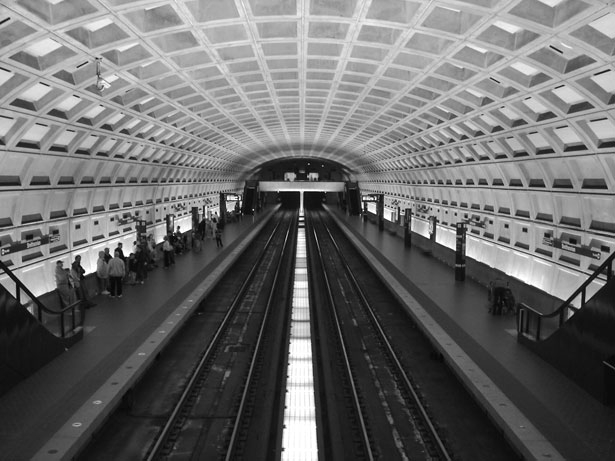
#> input picture Python/Python_Codes/tutorials/Numpy_Tutorial_SciPyConf_2019_master/exercises/filter_image/dc_metro.png, 615 x 461 px
$ python numpy_tutorial.py
#> lines starting #> are read from the running program, lines starting #| are printed output that depends on the picture

##################################################################################
# Numpy Tutorial-Scipy2019
import pandas as pd
import numpy as np
import seaborn as sns
import numba
import matplotlib.pyplot as plt
from matplotlib.cbook import get_sample_data
import random
#import cv2
# from sklearn import linear_model
import sklearn as skl
#create np array- all data in array must be of same type
a=np.array([1,2,3,4])
type(a)
a.dtype

a[0]
a[1]

# assign new value
a[0]=10
#assign float number in integer array
a[0]=12.6 # doesn't round off

# Dimensionality of array
a.ndim
# shape gives rows and columns of array
a.shape
# size gives total number of elements in array
a.size
# numpy arrays gives elementwise operations of array
d=np.array([56,57,58,59])
a+d
d/a
d*a
d**a
a*10
a**5

# Universal functions(ufunc)
np.sin(a)
# Multidimensional array
a=np.array([[0,1,2,3],[5,6,7,8]])
b=np.array([[0,1,2,3],[5,6,7,8],["a","b","c","d"]])
# b is 2D array here
b.ndim
b.shape
b.size
# Accessing particular element of array
b[2,3]
b[2,3]="good"
# Access to all columns of particular row in array
b[2]

# slicing an array
a1=np.array([10,11,12,13,14,15])
a1[2:4]
a1[0:-2]
a1[-4:3]

# grab first three elements
a1[:3]
# grab last two elements
a1[-2:]
# goes from start to end with stride of 2
a1[::2] # var[lower:upper:step]

a2=np.array([range(0,6),range(11,17),range(50,56),range(100,106)])
a2[1:,4:]
a2[:,5]
a2[::2,::2]

a1=np.arange(25).reshape(5,5)
red=a1[:,[1,3]] # OR
red=a1[:,1::2]
yellow=a1[-1,:]
blue=a1[1::2,:3:2]

# slicing doesn't create new array, it only looks at particular part of array
b1=a1[1,:]
b1[4]= 1000
# also changed a1
a1

# create copy of any array
b1=a1.copy()
b1=b1[1,:]
b1[4]= 150
# doesn't change a1
a1
# inserting data in array
b1=a1.copy()
b1[2,-2:] = [112,142]
b1[2,-2:] = 845

# Exercise-1
img = plt.imread("Numpy_Tutorial_SciPyConf_2019_master/exercises/filter_image/dc_metro.png")
#> img is the input picture: shape (461, 615) float32; min 0.00784, max 1, mean 0.415
plt.imshow(img, cmap=None)
def smooth(img):
    avg_img=  ( img[:-2,1:-1] #Top
             + img[2:,1:-1]  # Bottom
             + img[1:-1,:-2] # Left
             + img[1:-1,2:]  # Right
             + img[1:-1,1:-1])/5 # centre
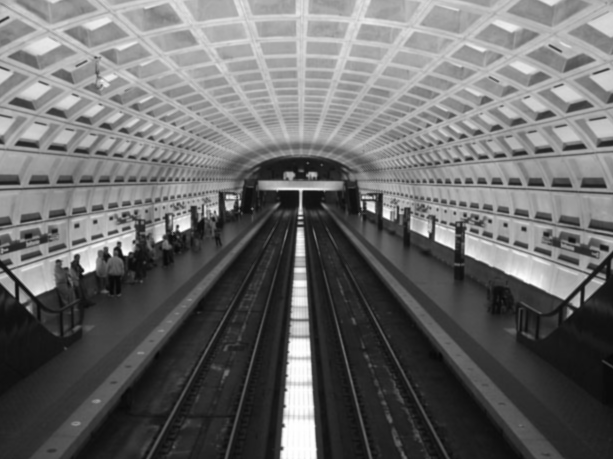
#> avg_img: shape (459, 613) float32; min 0.029, max 1, mean 0.415
    return(avg_img)

avg_img=smooth(img)
for num in range(50):
    avg_img=smooth(avg_img)
#> this loop made 50 passes
#> pass 1, in smooth (call 2), `avg_img=  ( img[:-2,1:-1]`:
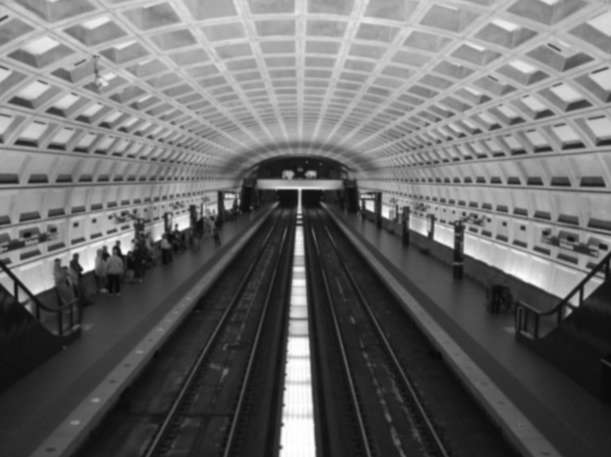
#> avg_img: shape (457, 611) float32; min 0.034, max 1, mean 0.415
#> pass 3, in smooth (call 4), `avg_img=  ( img[:-2,1:-1]`:
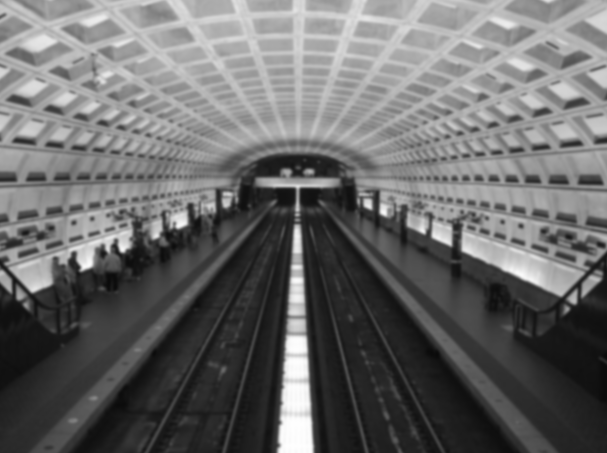
#> avg_img: shape (453, 607) float32; min 0.0411, max 0.999, mean 0.415
#> after the loop:
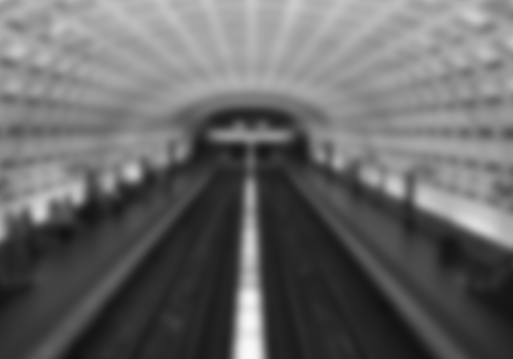
#> avg_img: shape (359, 513) float32; min 0.0662, max 0.977, mean 0.406
plt.imshow(avg_img)

# Logical indexing or Fancy indexing
a=np.arange(0,80,10)
indices = [1,2,-3]
y=a[indices]
a[indices]=99
# logical condition to select elements of array
mask = np.array([0,1,1,0,0,1,0,0],dtype=bool)
a[mask]
a = np.array([0,-1,3,4,-5,6,2,-6,-3,-9])
mask=a<0
a[mask]
a[mask]=120
test=np.arange(25).reshape(5,5)
test[0,2]
test[[0,2,-2,-2],[2,3,1,-1]]
mask=test%3==0
test[mask]

# Computation with arrays
a=np.ones((3,5))
b1=np.ones((5))
b=np.ones((5))
b.reshape(1,5)
a.shape
b1.shape
b1.ndim
b.ndim
b.shape
c=a+b
a=np.ones((5,1))
b1=np.ones((5,))
c=a+b1

# Aggregate methods
a=np.array([[1,2,3],[5,6,7],[7,8,9],[12,24,14]])
a.sum()
a.sum(axis=0) # columnwise
a.sum(axis=1) # rowwise
a.sum(axis=-2) # -1 gives last axis , which is always rowwise
# sequence of axis is that first - rowwise, second-columnwise,
# then new dimensional gets first place

# min=max
a= np.array([[1,2,3],[4,5,6]])
a.max(axis=0)
a.max(axis=1)
a=np.array([[1,2,3],[100,6,7],[-9,8,9],[12,24,14]])
a.argmax(axis=0)
a.argmax(axis=1)
a.argmax() # returns the location in 1D
np.unravel_index(a.argmax(),a.shape) # returns location in multi-dimensions

# where clause
# 1D where clause
a=np.array([1,2,3,4,5,6,5,6])
a==a.max()
np.where(a==a.max())
# 2D where clause
t = np.array([[1,2,3,'bar'],
 [2,3,4,'bar'],
 [5,6,7,'hello'],
 [8,9,1,'bar']])
rows, cols = np.where(t == 'bar')

# Exercise-2
#> (the run stopped early here; a loop or call above may not have finished)
